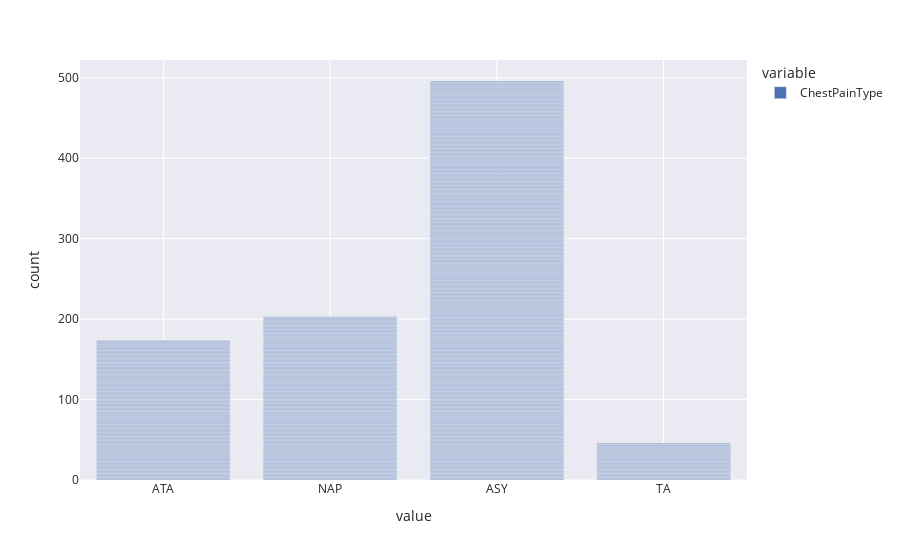

The cell this chart's notebook holds for it:
### Code cell
fig = px.bar(heart_data["ChestPainType"] , template = "seaborn")
fig.show()

### Figure 1 — Plotly figure (JSON) as saved in the notebook; plotly's stock layout.template omitted (floating-point values rounded to 4 significant figures; data arrays with more than 128 entries replaced by an {"elided": "..."} marker saying what was removed)
{"data": [{"alignmentgroup": "True", "hovertemplate": "variable=ChestPainType<br>value=%{x}<br>count=%{y}<extra></extra>", "legendgroup": "ChestPainType", "marker": {"color": "rgb(76,114,176)", "pattern": {"shape": ""}}, "name": "ChestPainType", "offsetgroup": "ChestPainType", "orientation": "v", "showlegend": true, "textposition": "auto", "type": "bar", "x": {"elided": "918 str values"}, "xaxis": "x", "y": {"elided": "918 int values"}, "yaxis": "y"}], "layout": {"barmode": "relative", "legend": {"title": {"text": "variable"}, "tracegroupgap": 0}, "margin": {"t": 60}, "xaxis": {"anchor": "y", "domain": [0, 1], "title": {"text": "value"}}, "yaxis": {"anchor": "x", "domain": [0, 1], "title": {"text": "count"}}}}
